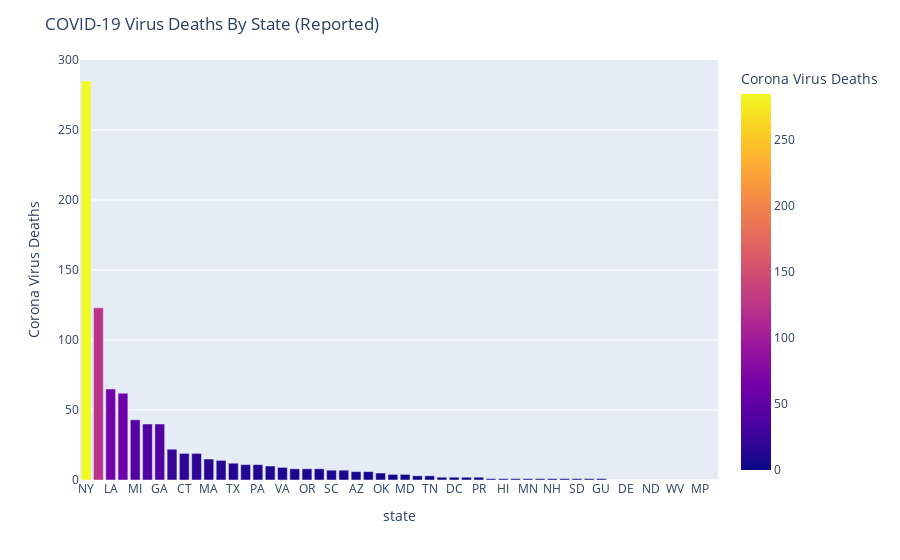

Notebook code cell kept with this figure:
### Code cell
#Plot COVID-19 deaths by State / Country
deathDF = df_states_current[["state","death"]]
#Need to drop states that haven't reported deaths caused by virus
deathDF = deathDF.dropna(axis=0,how='any')
figure = px.bar(deathDF, x="state", y="death", labels={'death':'Corona Virus Deaths'}, color='death')
figure.update_layout(title='COVID-19 Virus Deaths By State (Reported)',xaxis={'categoryorder':'total descending'})
figure.show()

### Figure 1 — Plotly figure (JSON) as saved in the notebook; plotly's stock layout.template omitted (floating-point values rounded to 4 significant figures)
{"data": [{"alignmentgroup": "True", "hoverlabel": {"namelength": 0}, "hovertemplate": "state=%{x}<br>Corona Virus Deaths=%{marker.color}", "legendgroup": "", "marker": {"color": [1, 0, 2, 6, 40, 11, 19, 2, 0, 22, 40, 1, 1, 0, 19, 14, 3, 4, 65, 15, 4, 43, 1, 8, 2, 1, 0, 0, 1, 62, 1, 6, 285, 10, 5, 8, 11, 7, 1, 3, 12, 1, 9, 8, 123, 7, 0, 2, 0, 1, 0, 0], "coloraxis": "coloraxis"}, "name": "", "offsetgroup": "", "orientation": "v", "showlegend": false, "textposition": "auto", "type": "bar", "x": ["AK", "AL", "AR", "AZ", "CA", "CO", "CT", "DC", "DE", "FL", "GA", "HI", "IA", "ID", "IL", "IN", "KS", "KY", "LA", "MA", "MD", "MI", "MN", "MO", "MS", "NC", "ND", "NE", "NH", "NJ", "NM", "NV", "NY", "OH", "OK", "OR", "PA", "SC", "SD", "TN", "TX", "UT", "VA", "VT", "WA", "WI", "WV", "PR", "AS", "GU", "MP", "VI"], "xaxis": "x", "y": [1, 0, 2, 6, 40, 11, 19, 2, 0, 22, 40, 1, 1, 0, 19, 14, 3, 4, 65, 15, 4, 43, 1, 8, 2, 1, 0, 0, 1, 62, 1, 6, 285, 10, 5, 8, 11, 7, 1, 3, 12, 1, 9, 8, 123, 7, 0, 2, 0, 1, 0, 0], "yaxis": "y"}], "layout": {"barmode": "relative", "coloraxis": {"colorbar": {"title": {"text": "Corona Virus Deaths"}}, "colorscale": [[0, "#0d0887"], [0.1111, "#46039f"], [0.2222, "#7201a8"], [0.3333, "#9c179e"], [0.4444, "#bd3786"], [0.5556, "#d8576b"], [0.6667, "#ed7953"], [0.7778, "#fb9f3a"], [0.8889, "#fdca26"], [1, "#f0f921"]]}, "legend": {"tracegroupgap": 0}, "margin": {"t": 60}, "title": {"text": "COVID-19 Virus Deaths By State (Reported)"}, "xaxis": {"anchor": "y", "categoryorder": "total descending", "domain": [0, 1], "title": {"text": "state"}}, "yaxis": {"anchor": "x", "domain": [0, 1], "title": {"text": "Corona Virus Deaths"}}}}
